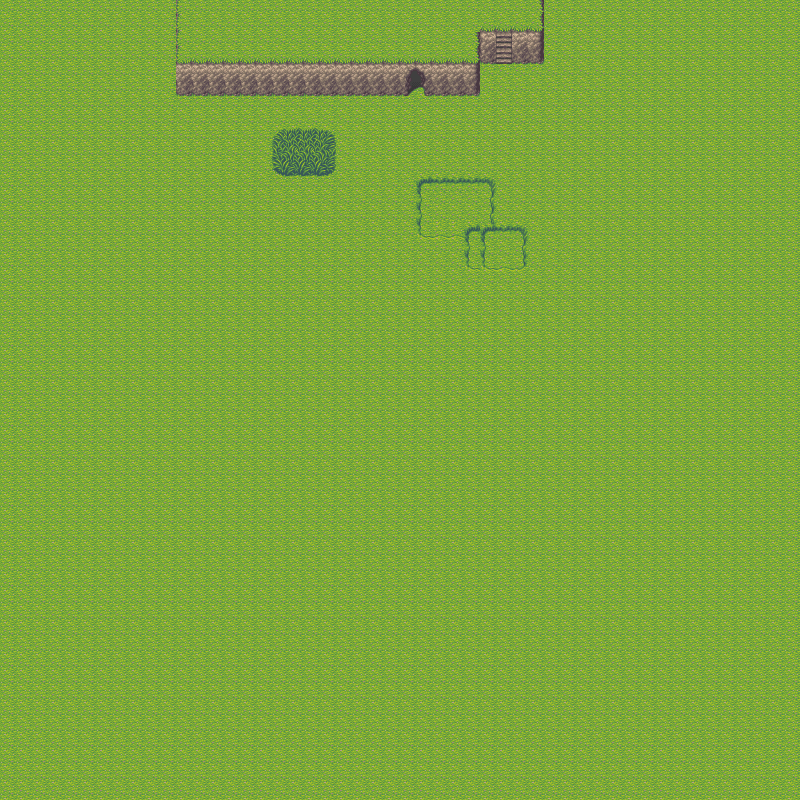

Below is a game level as drawn by its tile map, then a one-line description and the .tmx that defines it (tile-layer data replaced by summaries):
An orthogonal 50x50 tile map with 16x16 px tiles, 2 tile layers (Tile Layer 1, collisionLayer).

<map version="1.0" orientation="orthogonal" width="50" height="50" tilewidth="16" tileheight="16">
 <tileset firstgid="1" name="add-on_6" tilewidth="16" tileheight="16">
  <image source="../res/add-on_6.png" width="480" height="256" />
 </tileset>
 <layer name="Tile Layer 1" width="50" height="50">
  <data>[2500 cells, 2500 non-empty, 38 distinct tile ids]</data>
 </layer>
 <layer name="collisionLayer" width="50" height="50" opacity="0.4">
  <data>[2500 cells, 0 non-empty, 0 distinct tile ids]</data>
 </layer>
</map>